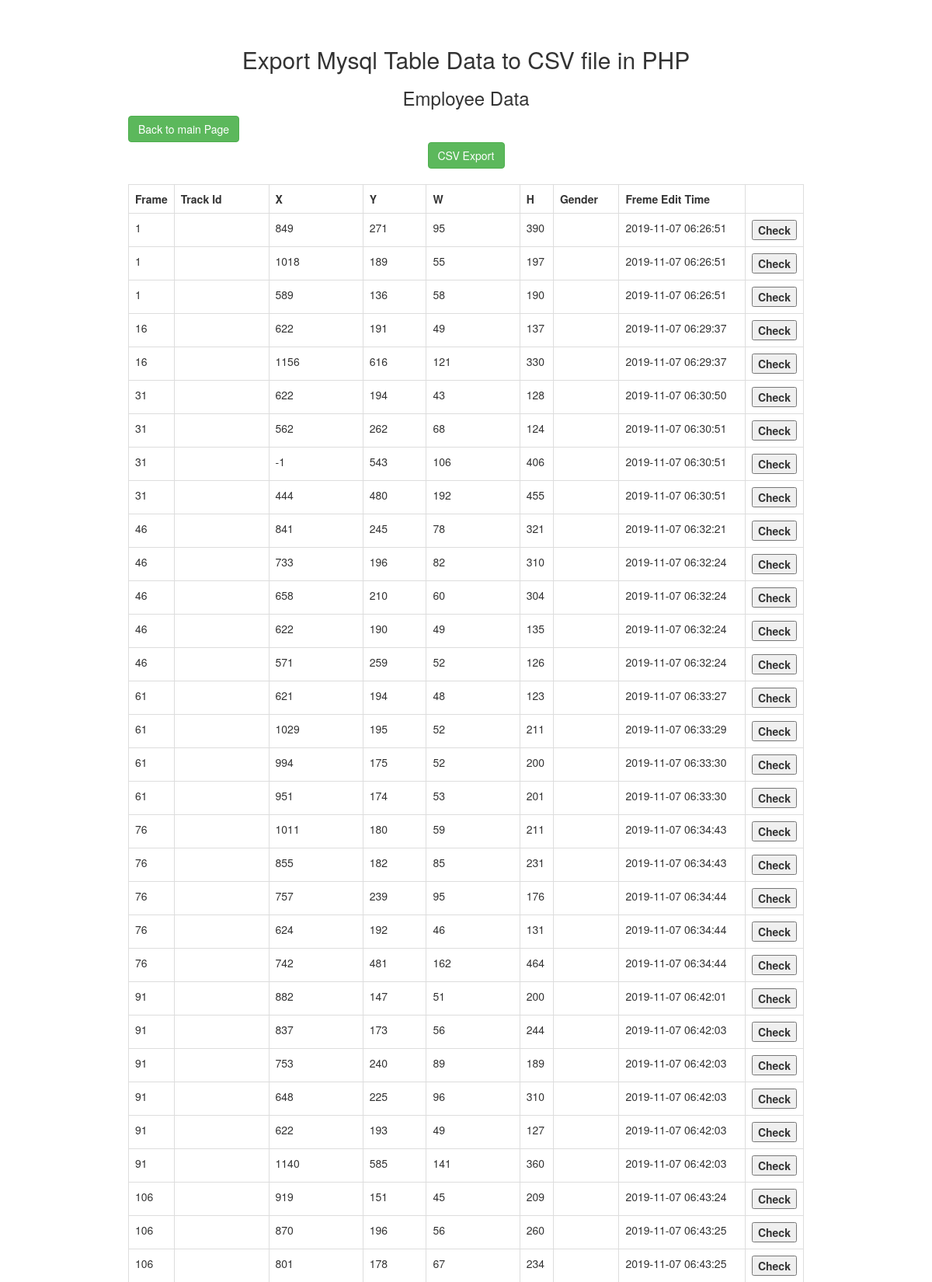
The app's page /mysqltocsv.php (upper part) with its own data.
### tables this page shows
CREATE TABLE `video1output` (
  `frame` varchar(30) DEFAULT NULL,
  `track_id` varchar(30) DEFAULT NULL,
  `x` varchar(30) DEFAULT NULL,
  `y` varchar(30) DEFAULT NULL,
  `w` varchar(30) DEFAULT NULL,
  `h` varchar(30) DEFAULT NULL,
  `gender` varchar(30) DEFAULT NULL,
  `timestamp` timestamp NOT NULL DEFAULT current_timestamp()
);

### mysqltocsv.php (the view, shortened to what this page needs)
<?php
 $connect = mysqli_connect("localhost", "root", "", "csvdata");
 $query ="SELECT * FROM video1output";
 $result = mysqli_query($connect, $query);
 ?>
 <!DOCTYPE html>
 <html>
      <head>
           <link rel="stylesheet" href="https://maxcdn.bootstrapcdn.com/bootstrap/3.3.6/css/bootstrap.min.css" />
      </head>
      <body>
           <br /><br />
           <div class="container" style="width:900px;">
                <h2 align="center">Export Mysql Table Data to CSV file in PHP</h2>
                <h3 align="center">Employee Data</h3>
                <a href='main.php'><button align="center" class="btn btn-success id="save">Back to main Page</button></a>
                <br />
                <form method="post" action="export.php" align="center">
                     <input type="submit" name="export" value="CSV Export" class="btn btn-success" />
                </form>
                <br />
                <div class="table-responsive" id="employee_table">
                     <table class="table table-bordered">
                          <tr>
                               <th width="5%">Frame</th>
                               <th width="15%">Track Id</th>
                               <th width="15%">X</th>
                               <th width="10%">Y</th>
                               <th width="15%">W</th>
                               <th width="5%">H</th>
                               <th width="10%">Gender</th>
                               <th width="20%">Freme Edit Time</th>
                          </tr>
                     <?php
                     while($row = mysqli_fetch_array($result))
                     {
                     ?>
                          <tr>
                               <td><?php echo $row["frame"]; ?></td>
                               <td><?php echo $row["track_id"]; ?></td>
                               <td><?php echo $row["x"]; ?></td>
                               <td><?php echo $row["y"]; ?></td>
                               <td><?php echo $row["w"]; ?></td>
                               <td><?php echo $row["h"]; ?></td>
                               <td><?php echo $row["gender"]; ?></td>
                               <td><?php echo $row["timestamp"]; ?></td>
                               <th width="5%"><form method='get' action='frame-check.php'><button type='submit'name='frame' value='<?php echo $row["frame"]; ?>'>Check</button></form></th>
                          </tr>
                     <?php
                     }
                     ?>
                     </table>
                </div>
           </div>
      </body>
 </html>

### records on screen
video1output: frame "1", x "849", y "271", w "95", h "390", timestamp "2019-11-07 06:26:51"
video1output: frame "1", x "1018", y "189", w "55", h "197", timestamp "2019-11-07 06:26:51"
video1output: frame "1", x "589", y "136", w "58", h "190", timestamp "2019-11-07 06:26:51"
video1output: frame "16", x "622", y "191", w "49", h "137", timestamp "2019-11-07 06:29:37"
video1output: frame "16", x "1156", y "616", w "121", h "330", timestamp "2019-11-07 06:29:37"
video1output: frame "31", x "622", y "194", w "43", h "128", timestamp "2019-11-07 06:30:50"
video1output: frame "31", x "562", y "262", w "68", h "124", timestamp "2019-11-07 06:30:51"
video1output: frame "31", x "-1", y "543", w "106", h "406", timestamp "2019-11-07 06:30:51"
video1output: frame "31", x "444", y "480", w "192", h "455", timestamp "2019-11-07 06:30:51"
video1output: frame "46", x "841", y "245", w "78", h "321", timestamp "2019-11-07 06:32:21"
video1output: frame "46", x "733", y "196", w "82", h "310", timestamp "2019-11-07 06:32:24"
video1output: frame "46", x "658", y "210", w "60", h "304", timestamp "2019-11-07 06:32:24"
video1output: frame "46", x "622", y "190", w "49", h "135", timestamp "2019-11-07 06:32:24"
video1output: frame "46", x "571", y "259", w "52", h "126", timestamp "2019-11-07 06:32:24"
video1output: frame "61", x "621", y "194", w "48", h "123", timestamp "2019-11-07 06:33:27"
video1output: frame "61", x "1029", y "195", w "52", h "211", timestamp "2019-11-07 06:33:29"
video1output: frame "61", x "994", y "175", w "52", h "200", timestamp "2019-11-07 06:33:30"
video1output: frame "61", x "951", y "174", w "53", h "201", timestamp "2019-11-07 06:33:30"
video1output: frame "76", x "1011", y "180", w "59", h "211", timestamp "2019-11-07 06:34:43"
video1output: frame "76", x "855", y "182", w "85", h "231", timestamp "2019-11-07 06:34:43"
video1output: frame "76", x "757", y "239", w "95", h "176", timestamp "2019-11-07 06:34:44"
video1output: frame "76", x "624", y "192", w "46", h "131", timestamp "2019-11-07 06:34:44"
video1output: frame "76", x "742", y "481", w "162", h "464", timestamp "2019-11-07 06:34:44"
video1output: frame "91", x "882", y "147", w "51", h "200", timestamp "2019-11-07 06:42:01"
video1output: frame "91", x "837", y "173", w "56", h "244", timestamp "2019-11-07 06:42:03"
video1output: frame "91", x "753", y "240", w "89", h "189", timestamp "2019-11-07 06:42:03"
video1output: frame "91", x "648", y "225", w "96", h "310", timestamp "2019-11-07 06:42:03"
video1output: frame "91", x "622", y "193", w "49", h "127", timestamp "2019-11-07 06:42:03"
video1output: frame "91", x "1140", y "585", w "141", h "360", timestamp "2019-11-07 06:42:03"
video1output: frame "106", x "919", y "151", w "45", h "209", timestamp "2019-11-07 06:43:24"
video1output: frame "106", x "870", y "196", w "56", h "260", timestamp "2019-11-07 06:43:25"
video1output: frame "106", x "801", y "178", w "67", h "234", timestamp "2019-11-07 06:43:25"
